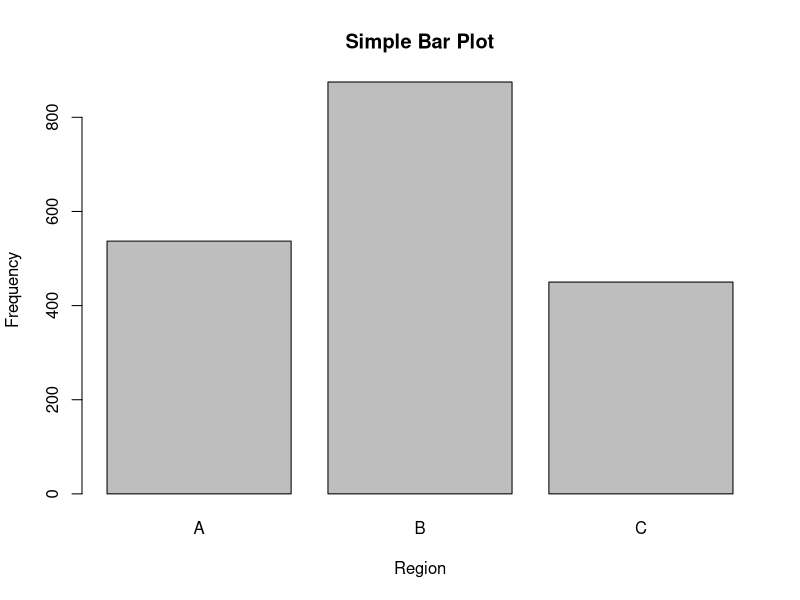
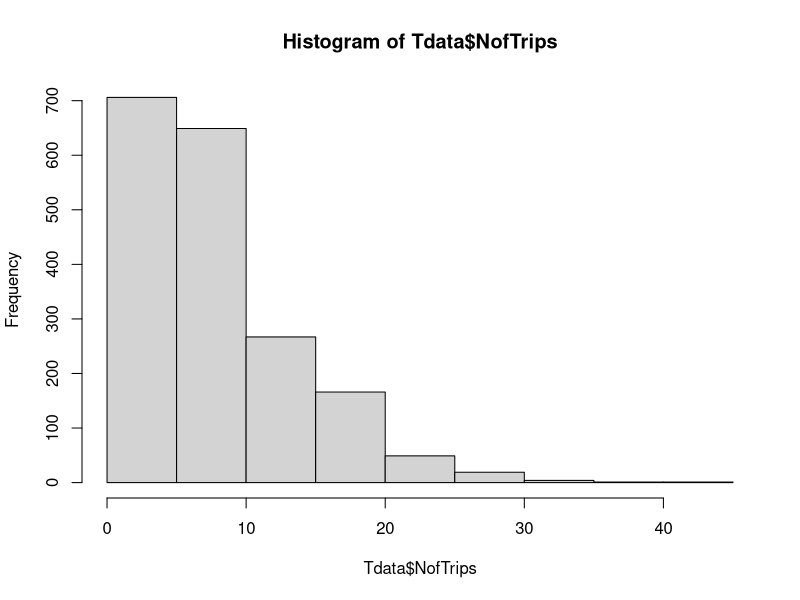
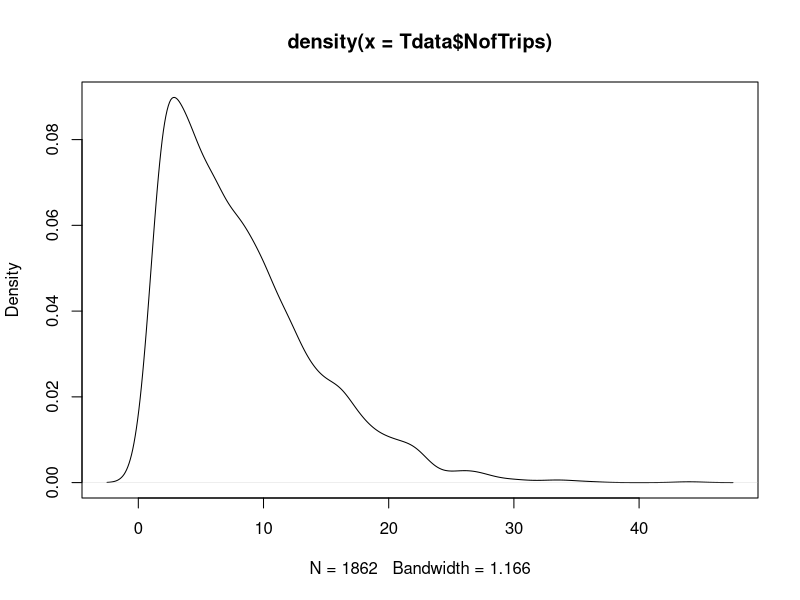
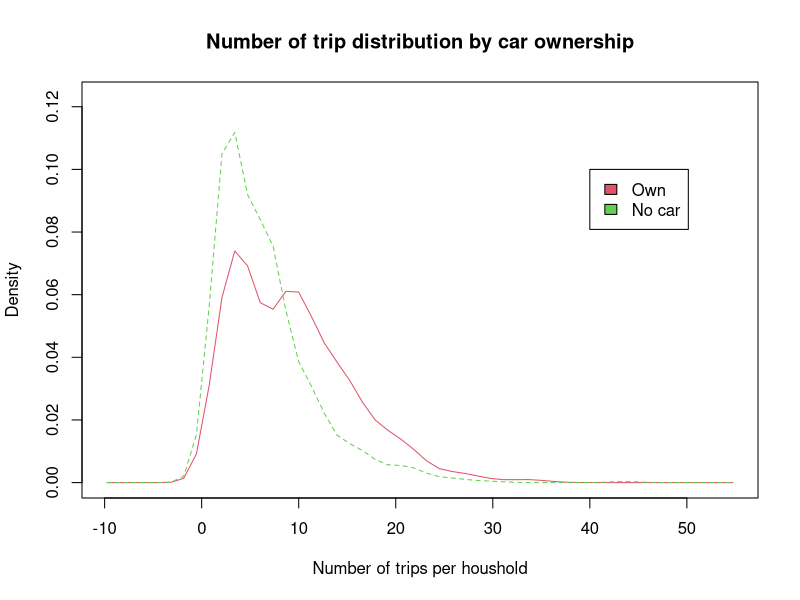
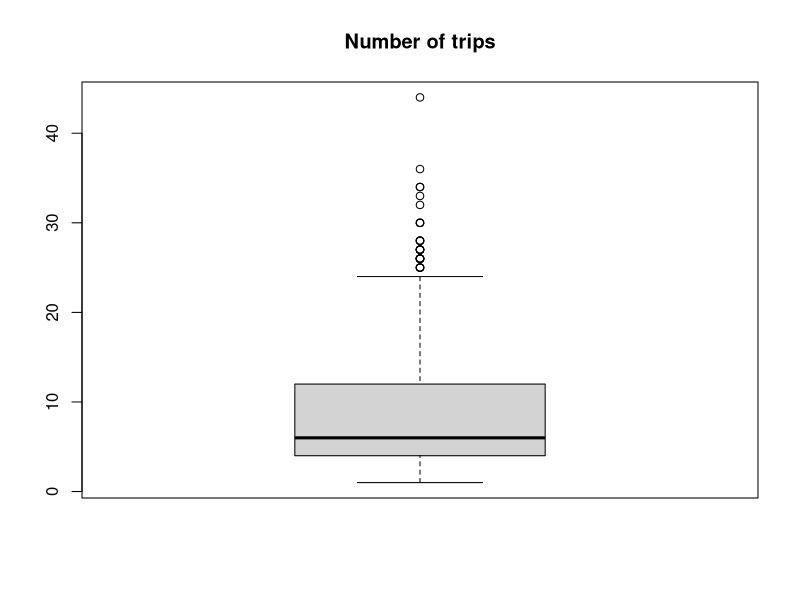
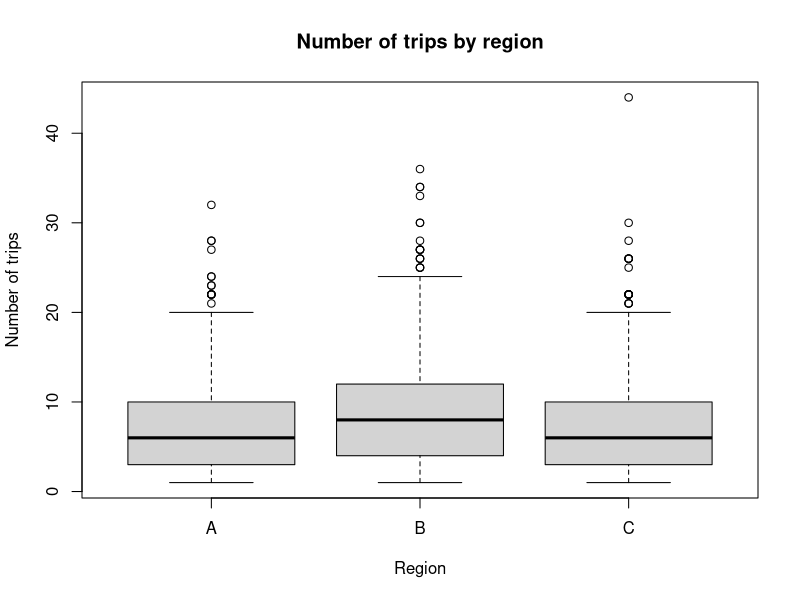
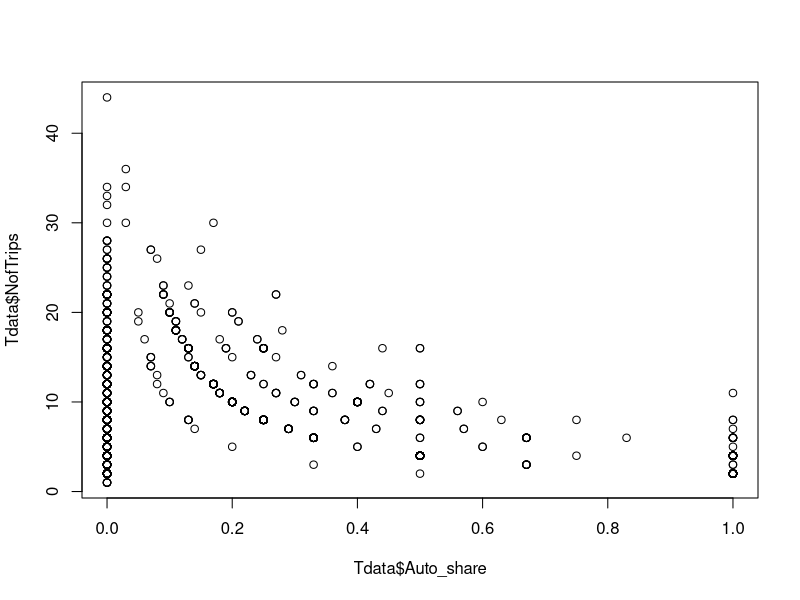
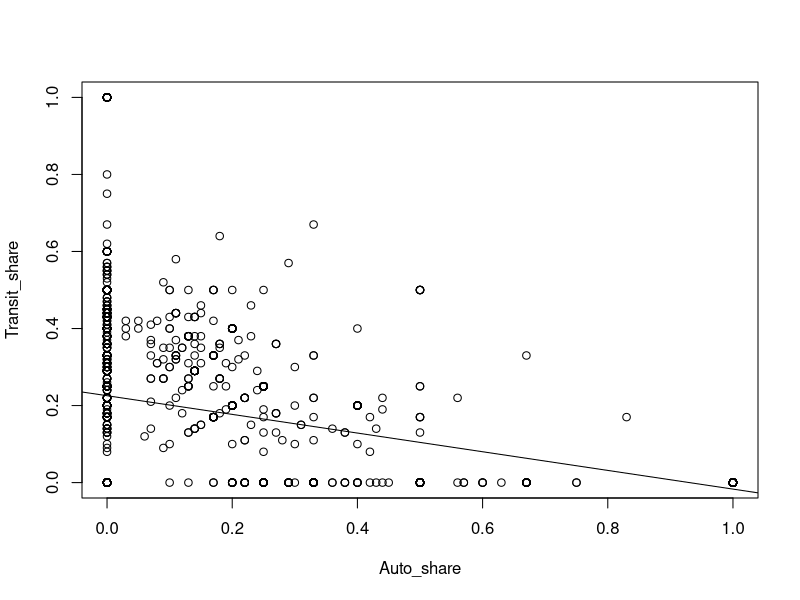

Reproduce these figures in R, in order.
temperature <- c(36.2, 38.1, 36.7)
subject_name <- c("Kim", "Steve", "Jane")
flu_status <- c(FALSE, TRUE, FALSE)

temperature[2]
temperature[2:3]
temperature[1:3]
temperature[c(1,3)]
temperature[flu_status]

print(c(1,3))

#Nominal Value Vector
gender <- factor(c("male", "female", "male"))
blood <- factor(c("O", "AB", "A"), levels = c("A", "B", "AB", "O"))

#Ordinal Value Vector
symptons <- factor(c("mild", "severe", "moderate"), levels = c("mild", "moderate", "severe"), ordered = TRUE) #??ȣ ????
symptons
symptons > "moderate"
subject_name[symptons > "moderate"]

pt_data <- data.frame(subject_name, temperature, flu_status, gender, blood, symptons, stringsAsFactors = FALSE)
pt_data
pt_data$subject_name
pt_data[c("temperature", "flu_status")]
pt_data[1,2]
pt_data[c(1,3), c(2,4)]
pt_data[,1]
pt_data[1,]
pt_data[,]
pt_data[c(1,3), c("temperature", "gender")]

Tdata <- read.csv("class0909/HH_trips_data.csv")
summary(Tdata)

Myvars <- c("HHsize", "HHincome", "NofTrips", "Auto_share")
summary(Tdata[Myvars])

table(Tdata$Region)
table(Tdata$Region, Tdata$Car_own)

Mytable <- table(Tdata$Region,Tdata$Car_own)
addmargins(Mytable)

prop.table(Mytable)
prop.table(Mytable, 1)

aggregate(Tdata[Myvars], by=list(Tdata$Region),mean)
aggregate(Tdata[Myvars], by=list(Tdata$Region), sd)

install.packages("vcd")
library("vcd")

counts <- table(Tdata$Region)
barplot(counts, main="Simple Bar Plot", xlab ="Region", ylab ="Frequency")

hist(Tdata$NofTrips)        

d <- density(Tdata$NofTrips)
plot(d)

install.packages("sm")
library(sm)

attach(Tdata)
Car_own.f <- factor(Car_own, levels=c(1,2), labels=c("Own","No car"))
sm.density.compare(NofTrips, Car_own, xlab="Number of trips per houshold")
title(main="Number of trip distribution by car ownership")
colfill <-c(2:(1+length(levels(Car_own.f))))
legend(40,0.1,levels(Car_own.f), fill=colfill)
detach(Tdata)

boxplot(Tdata$NofTrips, data=Tdata, main="Number of trips")
boxplot(Tdata$NofTrips ~ Tdata$Region, main="Number of trips by region", xlab="Region", ylab="Number of trips")

plot(Tdata$Auto_share, Tdata$NofTrips)

attach(Tdata)
plot(Auto_share,Transit_share)
abline(lm(Transit_share~Auto_share))
pairs(~Auto_share+Transit_share+NofTrips)
detach(Tdata)
